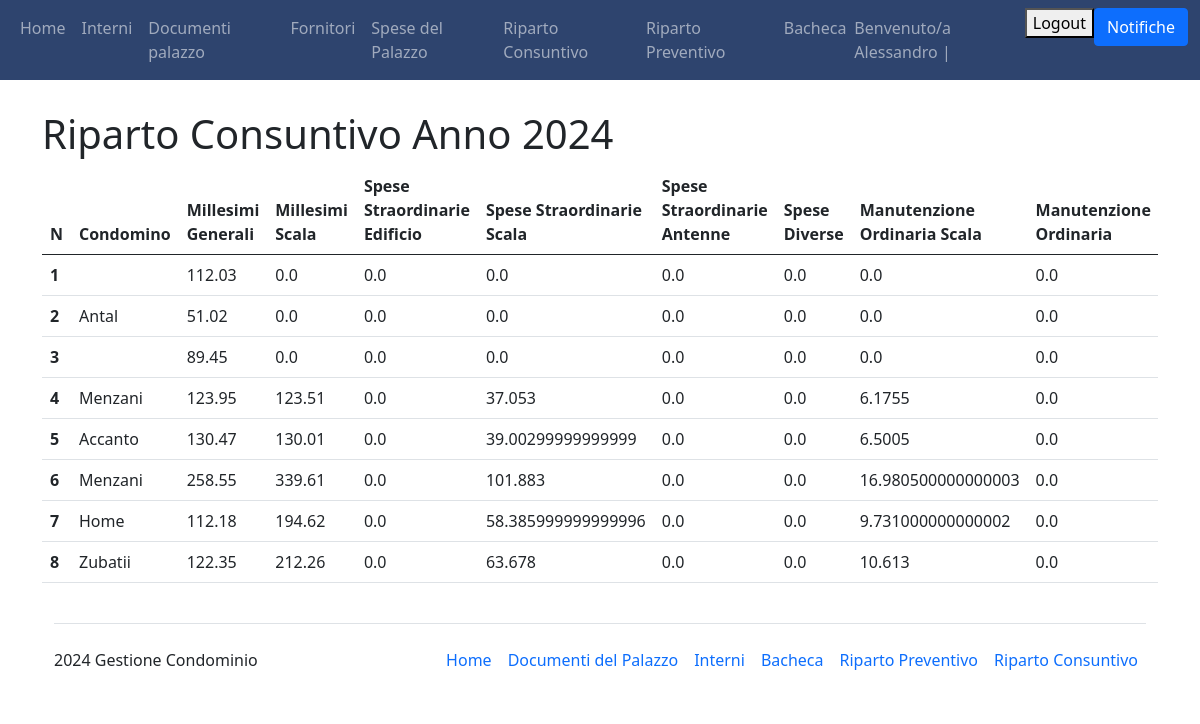
Page /riparto_consuntivo/ (signed in) on the committed database.
### Condominio/models.py (models this page shows, shortened)
class Interno(models.Model):
    condomino = models.ForeignKey(User, on_delete=models.PROTECT)
    palazzina = models.ForeignKey(Condominio, on_delete=models.PROTECT, default="Salgari")
    numero_interno = models.CharField(verbose_name="Numero Interno", max_length=50, primary_key=True)
    millesimi_generali = models.FloatField(verbose_name="Millesimi generali")
    millesimi_scala = models.FloatField(verbose_name="Millesimi Scala")
    in_affitto = models.BooleanField(verbose_name="In affitto")
    class Meta:
        ordering = ["numero_interno"]
        verbose_name_plural = "Interni"

class Spesa(models.Model):
    class Tipologie(models.TextChoices):
        LUCE_PALAZZINA="Luce Palazzina"
        SCALE_PALAZZINA="Scale Palazzina"
        MANUTENZIONE_ORDINARIA="Manutenzione Ordinaria"
        MANUTENZIONE_ORDINARIA_COMUNE="Manutenzione Ordinaria Comune"
        MANUTENZIONE_ORDINARIA_SCALA="Manutenzione Ordinaria Scala"
        SPESA_GENERALE="Spese Generali"
        SPESA_STRAORDINARIA="Spese Straordinarie"
        SPESA_STRAORDINARIA_EDIFICIO="Spesa Straordinaria Edificio"
        SPESA_STRAORDINARIA_SCALE="Spesa Straordinaria Scale"
        SPESA_STRAORDINARIA_ANTENNE="Spesa Straordinaria Antenne"
        SPESE_DIVERSE="Spese Diverse"
    fornitore=models.ForeignKey(Fornitore, on_delete=models.PROTECT, default=None)
    data=models.DateField("Data")
    tipologia=models.TextField("Tipologia", choices=Tipologie.choices, default=Tipologie.SPESE_DIVERSE, max_length=200)
    descrizione=models.CharField(default=None, max_length=200)
    assegnatario=models.ManyToManyField(Interno)
    importo=models.FloatField("Totale", default=0)
    class Meta:
        verbose_name_plural="Spese"

### Condominio/views.py (the view)
# urls.py: path("riparto_consuntivo/", views.RipartoConsuntivo, name="riparto_consuntivo"),
@login_required(login_url='login')
def RipartoConsuntivo(request):
    interni = Interno.objects.all()
    current_date = datetime.now()
    anno_precedente = current_date.year - 1
    ctx = {"interni": interni, "anno_precedente": anno_precedente}
    return render(request, "Condominio_main/riparto_consuntivo.html", ctx)

### Condominio/templatetags/custom_tags.py (called while the page is built)
@register.filter(name="get_interno")
def get_interno(value):
    return value.numero_interno

@register.filter(name="get_cognome")
def get_cognome(value):
    condomino=value.condomino
    return condomino.last_name

@register.filter(name="get_millesimi_generali")
def get_millesimi_generali(value):
    return value.millesimi_generali

@register.filter(name="get_millesimi_scala")
def get_millesimi_scala(value):
    return value.millesimi_scala

@register.filter(name="get_spese_straordinarie_edifici")
def get_spese_straordinarie_edifici(value):
    current_date = datetime.datetime.now()
    current_year = current_date.year
    spese_straordinarie_edificio=Spesa.objects.filter(Q(tipologia="Spesa Straordinaria Edificio") & Q(data__year=current_year) & Q(assegnatario=value))
    totale_spese_straordinarie_edificio = 0
    for spesa in spese_straordinarie_edificio:
        totale_spese_straordinarie_edifici += spesa.importo
    return (totale_spese_straordinarie_edificio / 1000) * value.millesimi_generali

@register.filter(name="get_spese_straordinarie_scala")
def get_spese_straordinarie_scala(value):
    current_date = datetime.datetime.now()
    current_year = current_date.year
    spese_straordinarie_scala = Spesa.objects.filter(Q(tipologia="Spesa Straordinaria Scale") & Q(data__year=current_year) & Q(assegnatario=value))
    totale_spese_straordinarie_scala = 0
    for spesa in spese_straordinarie_scala:
        totale_spese_straordinarie_scala += spesa.importo
    return (totale_spese_straordinarie_scala / 1000) * value.millesimi_scala

@register.filter(name="get_spese_straordinarie_antenne")
def get_spese_straordinarie_antenne(value):
    current_date = datetime.datetime.now()
    current_year = current_date.year
    spese_straordinarie_antenne=Spesa.objects.filter(Q(tipologia="Spesa Straordinaria Antenne") & Q(data__year=current_year) & Q(assegnatario=value))
    totale_spese_straordinarie_antenne = 0
    for spesa in spese_straordinarie_antenne:
        totale_spese_straordinarie_antenne += spesa.importo
    return (totale_spese_straordinarie_antenne / 1000) * value.millesimi_generali

@register.filter(name="get_totale_esercizio")
def get_totale_esercizio(value):
    return "%.2f" % (get_spese_straordinarie_scala(value) + get_spese_straordinarie_antenne(value) + get_spese_diverse(value) + get_manutenzione_ordinaria_scala(value) + get_manutenzione_ordinaria(value) + get_manutenzione_ordinaria_aree_comuni(value) + get_generali(value) + get_straordinarie(value))

### Condominio/templates/Condominio_main/riparto_consuntivo.html (shortened to what this page needs)
{% extends 'Condominio_main/base.html' %}
{% block content %}
{% load mathfilters %}
{% load custom_tags %}
<h1 style="margin-top: 30px">Riparto Consuntivo Anno {{anno_precedente|add:1}}</h1>
<div style="overflow-x:scroll;">
<table class="table">
    <thead>
      <tr>
        <th scope="col">N</th>
        <th scope="col">Condomino</th>
        <th scope="col">Millesimi Generali</th>
        <th scope="col">Millesimi Scala</th>
        <th scope="col">Spese Straordinarie Edificio</th>
        <th scope="col">Spese Straordinarie Scala</th>
        <th scope="col">Spese Straordinarie Antenne</th>
        <th scope="col">Spese Diverse</th>
        <th scope="col">Manutenzione Ordinaria Scala</th>
        <th scope="col">Manutenzione Ordinaria</th>
      </tr>
    </thead>
    <tbody>
      {% for interno in interni %}
      <tr>
        <th scope="row">{{interno|get_interno}}</th>
        <td scope="row">{{interno|get_cognome}}</td>
        <td scope="row">{{interno|get_millesimi_generali}}</td>
        <td scope="row">{{interno|get_millesimi_scala}}</td>
        <td scope="row">{{interno|get_spese_straordinarie_edifici}}</td>
        <td scope="row">{{interno|get_spese_straordinarie_scala}}</td>
        <td scope="row">{{interno|get_spese_straordinarie_antenne}}</td>
        <td scope="row">{{interno|get_spese_diverse}}</td>
        <td scope="row">{{interno|get_manutenzione_ordinaria_scala}}</td>
        <td scope="row">{{interno|get_manutenzione_ordinaria}}</td>
      </tr>
      {% endfor %}
    </tbody>
</table>
{% endblock %}

### Condominio/templates/Condominio_main/base.html (shortened to what this page needs)
<!DOCTYPE html>
<html lang="en">
<head>
    <link href="https://cdn.jsdelivr.net/npm/bootstrap@5.0.2/dist/css/bootstrap.min.css" rel="stylesheet">
    <link rel="stylesheet" href="https://cdn.jsdelivr.net/npm/bootstrap-icons@1.11.3/font/bootstrap-icons.min.css">
</head>
<body>
    <nav class="navbar navbar-expand-lg navbar-dark" style="background-color: #2E446E">
        <div class="container-fluid">
            <div>
                <ul class="navbar-nav">
                    <li class="nav-item">
                        <a class="nav-link" href="/home">Home</a>
                    </li>
                    {% if user.is_authenticated and  user.is_staff %}
                    <li class="nav-item">
                        <a class="nav-link" href="/interni">Interni</a>
                    </li>
                    <li class="nav-item">
                        <a class="nav-link" href="/documenti_palazzo">Documenti palazzo</a>
                    </li>
                    {% endif %}
                    {% if user.is_staff %}
                    <li class="nav-item">
                        <a class="nav-link" href="/fornitori">Fornitori</a>
                    </li>
                    {% endif %}
                    <li class="nav-item">
                        <a class="nav-link" href="/spesa">Spese del Palazzo</a>
                    </li>
                    <li class="nav-item">
                        <a class="nav-link" href="/riparto_consuntivo">Riparto Consuntivo</a>
                    </li>
                    <li class="nav-item">
                        <a class="nav-link" href="/riparto_preventivo">Riparto Preventivo</a>
                    </li>
                    <li class="nav-item">
                        <a class="nav-link" href="/bacheca">Bacheca</a>
                    </li>
                </ul>
            </div>
            <div>
                <ul class="navbar-nav">
                    {% if user.is_authenticated %}
                    {% if user.is_staff %}
                    <span class="navbar-text">Benvenuto/a {{user.first_name}} | </span>
                    {% else %}
                    <span class="navbar-text">Benvenuto/a <a href="{% url 'profilo' %}">{{user.first_name}}</a> | </span>
                    {% endif %}
                    <li class="nav-item">
                        <form action="{% url 'logout' %}" method="post">
                            <button type="submit">Logout</button>
                        </form>
                    </li>
                    <li class="nav-item">
                        <button class="btn btn-primary" type="button" data-bs-toggle="offcanvas" data-bs-target="#offcanvasRight" aria-controls="offcanvasRight">Notifiche</button>
                    </li>
                    {% else %}
                    <li class="nav-item">
                        <a class="nav-link" href="{% url 'login' %}">Login</a>
                    </li>
                    {% endif %}
                </ul>
            </div>
        </div>
    </nav>
    <div class="container">
        {% block content %}
        {% endblock  %}
    </div>
    {% if user.is_authenticated and user.is_staff %}
    <div class="container" style="margin: auto auto 0 auto">
        <footer class="d-flex flex-wrap justify-content-between align-items-center py-3 my-4 border-top">
          <p class="col-md-4 mb-0 text-body-secondary"> 2024 Gestione Condominio </p>
          <ul class="nav col-md-8 justify-content-end">
            <li class="nav-item"><a href="/home" class="nav-link px-2 text-body-secondary">Home</a></li>
            <li class="nav-item"><a href="/documenti_palazzo" class="nav-link px-2 text-body-secondary">Documenti del Palazzo</a></li>
            <li class="nav-item"><a href="/interni" class="nav-link px-2 text-body-secondary">Interni</a></li>
            <li class="nav-item"><a href="/bacheca" class="nav-link px-2 text-body-secondary">Bacheca</a></li>
            <li class="nav-item"><a href="/riparto_preventivo" class="nav-link px-2 text-body-secondary">Riparto Preventivo</a></li>
            <li class="nav-item"><a href="/riparto_consuntivo" class="nav-link px-2 text-body-secondary">Riparto Consuntivo</a></li>
          </ul>
        </footer>
    </div>
    {% endif %}
</body>
</html>

### rows in the picture
Interno: numero_interno "1", millesimi_generali "112.03", millesimi_scala "0.0", numero_interno+millesimi_generali "0.0", numero_interno+millesimi_scala "0.0"
Interno: numero_interno "2", condomino.last_name "Antal", millesimi_generali "51.02", millesimi_scala "0.0", numero_interno+millesimi_generali "0.0", numero_interno+millesimi_scala "0.0"
Interno: numero_interno "3", millesimi_generali "89.45", millesimi_scala "0.0", numero_interno+millesimi_generali "0.0", numero_interno+millesimi_scala "0.0"
Interno: numero_interno "4", condomino.last_name "Menzani", millesimi_generali "123.95", millesimi_scala "123.51", numero_interno+millesimi_generali "0.0", numero_interno+millesimi_scala "37.053", numero_interno+millesimi_scala "6.1755"
Interno: numero_interno "5", condomino.last_name "Accanto", millesimi_generali "130.47", millesimi_scala "130.01", numero_interno+millesimi_generali "0.0", numero_interno+millesimi_scala "39.00299999999999", numero_interno+millesimi_scala "6.5005"
Interno: numero_interno "6", condomino.last_name "Menzani", millesimi_generali "258.55", millesimi_scala "339.61", numero_interno+millesimi_generali "0.0", numero_interno+millesimi_scala "101.883", numero_interno+millesimi_scala "16.980500000000003"
Interno: numero_interno "7", condomino.last_name "Home", millesimi_generali "112.18", millesimi_scala "194.62", numero_interno+millesimi_generali "0.0", numero_interno+millesimi_scala "58.385999999999996", numero_interno+millesimi_scala "9.731000000000002"
Interno: numero_interno "8", condomino.last_name "Zubatii", millesimi_generali "122.35", millesimi_scala "212.26", numero_interno+millesimi_generali "0.0", numero_interno+millesimi_scala "63.678", numero_interno+millesimi_scala "10.613"

### other values in the picture
{{ user.first_name }} "Alessandro"
